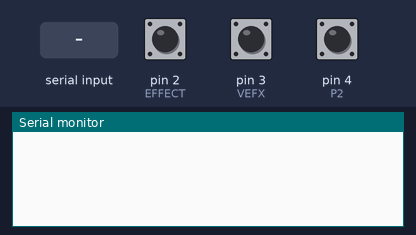
Bench run of a sketch on a simulated Arduino Mega 2560, built with avr-gcc and run on an emulated ATmega2560. On the bench: the last lines printed to the serial monitor. The inputs (shaded band) are chosen by the test bench; at power-on: pin 2 (EFFECT) HIGH, pin 3 (VEFX) HIGH, pin 4 (P2) HIGH. USB keyboard and mouse output is not drawn.

Above: at 1.2 s.
1.3 s: "A\n" received over the second serial link
At 2.5 s:
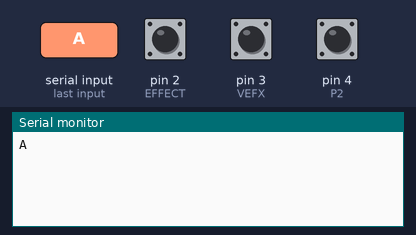
2.8 s: "1\n" received over the second serial link
At 3.8 s:
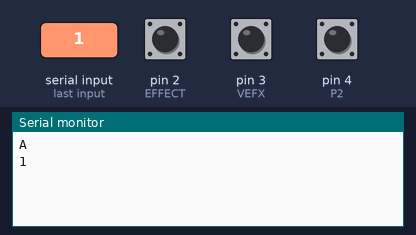

The sketch:

16u2.ino
```cpp
#include "HID-Project.h"
#include "HID-Settings.h"


char income;

bool debug = true;

int incomingByte = 0;


//Defining Button Pins (also used when setting button states);
#define P1 1
#define EFFECT 2
#define VEFX 3
#define P2 4
//button states
int P1State = 0;
int effState = 0;
int vefxState = 0;
int P2State = 0;

unsigned int slider1State = 0;
unsigned int slider2State = 0;
unsigned int slider3State = 0;
unsigned int slider4State = 0;
unsigned int slider5State = 0;

int serialCount = 0;
int inval= 0;

bool readyToRead = false;

int timer =0;
int counter =0;

unsigned int sliderVals[] = {0,0,0,0,0};

String segString = "@beatmania#";


void setup() {
  //Setup Panel Inputs
  pinMode(P1, INPUT_PULLUP);
  pinMode(EFFECT, INPUT_PULLUP);
  pinMode(VEFX, INPUT_PULLUP);
  pinMode(P2, INPUT_PULLUP);

  //Begin Serial to MCU
  Serial1.begin(115200);

  //Declare Gamepad to PC
  Gamepad.begin();

  if(debug){
     Serial.begin(9600);
  }
}

void loop() {

  GetSliders();
  SetSliders();
  GetAndSetStates();
  update16Seg();
  Gamepad.write();

  //delay to not overload the UNO
  delay(10);

}


void GetSliders(){
  while(Serial1.available() > 0){
      inval = Serial1.read();
      Serial.write(inval);
      if(!readyToRead){
          if(char(inval)== 'A'){
            Serial1.write('~');
            readyToRead = true;
          }
      }else{
        //get all sliders vals
        sliderVals[serialCount] = inval;
        serialCount++;
        if(serialCount >4){
            slider1State = sliderVals[0];
            slider2State = sliderVals[1];
            slider3State = sliderVals[2];
            slider4State = sliderVals[3];
            slider5State = sliderVals[4];
            serialCount = 0;
            //break;
         //   Serial1.write('~');
          }
      }
   }
}

void SetSliders(){
    Gamepad.xAxis(slider1State);
    Gamepad.yAxis(slider2State);
    Gamepad.zAxis(slider3State);
    Gamepad.rxAxis(slider4State);
    Gamepad.ryAxis(slider5State);
}

void GetAndSetStates(){
  //read States
  P1State = digitalRead(P1);
  effState = digitalRead(EFFECT);
  vefxState = digitalRead(VEFX);
  P2State = digitalRead(P2);

  //set gamePad states
  if(P1State == LOW){
    Gamepad.press(P1);
  }else{
     Gamepad.release(P1);
  }
  if(effState == LOW){
   Gamepad.press(EFFECT);
  }else{
     Gamepad.release(EFFECT);
  }
  if(vefxState == LOW){
   Gamepad.press(VEFX);
  }else{
    Gamepad.release(VEFX);
  }
  if(P2State == LOW){
    Gamepad.press(P2);
  }else{
     Gamepad.release(P2);
  }
}
void send16Seg(){
//  //do 16 seg shit
  char charOut[segString.length()+1];
  for(int i=0; i < sizeof(charOut); i++){
    charOut[i] = segString.charAt(i);
  }
  Serial1.write('@');
  Serial1.write(charOut);
  Serial1.write('#');
  Serial1.flush();
}


void update16Seg(){
  //should handle this better
  //hopefully only unique string is ever passed here but should check anyway.
  String newString;
  if(Serial.available() > 0){
      char inChar;
      while(Serial.available() > 0){
        inChar = Serial.read();
        if(inChar !='\n')
        newString +=inChar;
      }
      if(newString != segString){
        segString = newString;
        send16Seg();
      }
  }
}
```

Measured:
- after the input at 1.3 s, the serial monitor: prints a new line at once (image 1)
- after the input at 2.8 s, the serial monitor: prints a new line at once (image 2)
